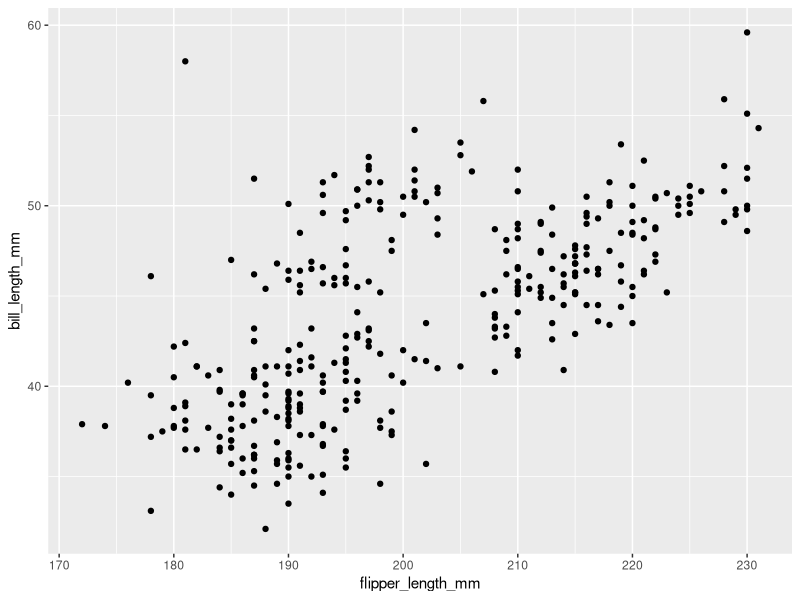
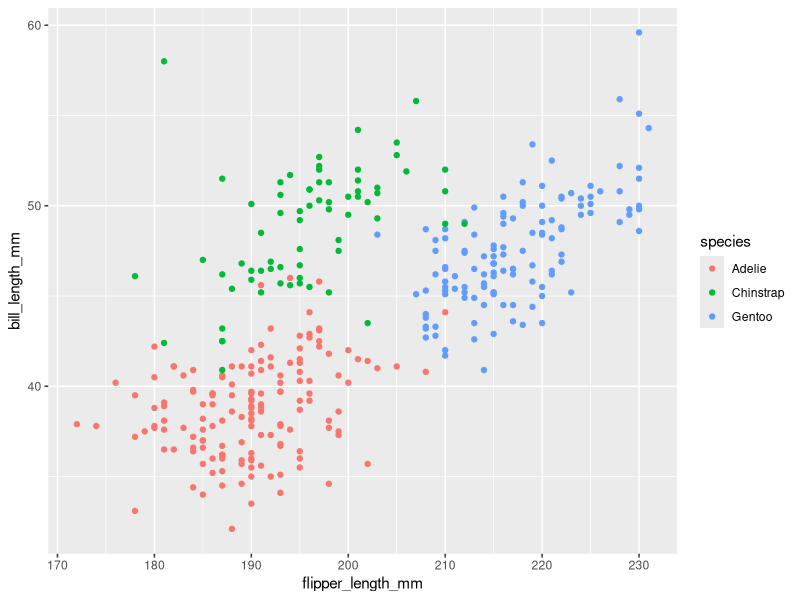

Reproduce these figures in R, in order.
## ---- chunk 1
library(tidyverse)
library(dplyr)
## ---- chunk 2
set.seed(1234)
#Create the data frame
problem_df = tibble(
  x = rnorm(10),
  vec_logical = c(FALSE, FALSE, TRUE, FALSE,FALSE,TRUE,TRUE,TRUE,FALSE,FALSE),
  vec_char =  character(10),
  vec_factor = factor(c("Level1", "Level2", "Level3","Level1", "Level2", "Level3","Level1", "Level2", "Level3","Level2"))
  )
problem_df
#pull the variable out of data frame
col_1 = pull(problem_df, var=1)
col_2 = pull(problem_df, var=2)
col_3 = pull(problem_df, var=3)
col_4 = pull(problem_df, var=4)
col_1
col_2
col_3
col_4
#calculate the mean of each variable
mean(col_1)
mean(col_2)
mean(col_3)
mean(col_4)

## ---- chunk 3
col_2_numeric = as.numeric(col_2)
col_3_numeric = as.numeric(col_3)
col_4_numeric = as.numeric(col_4)
## ---- chunk 4
data("penguins", package = "palmerpenguins")
summary(penguins)
nrow(penguins)
ncol(penguins)
flipper_length_mean = mean(penguins$flipper_length_mm, na.rm=TRUE)
## ---- chunk 5
penguins_plot = select(penguins, flipper_length_mm, bill_length_mm)
ggplot(data = penguins,
       aes(x = flipper_length_mm,
           y = bill_length_mm)) + 
  geom_point()
ggplot(data = penguins,
       aes(x = flipper_length_mm,
           y = bill_length_mm)) + 
  geom_point(aes(color = species))

